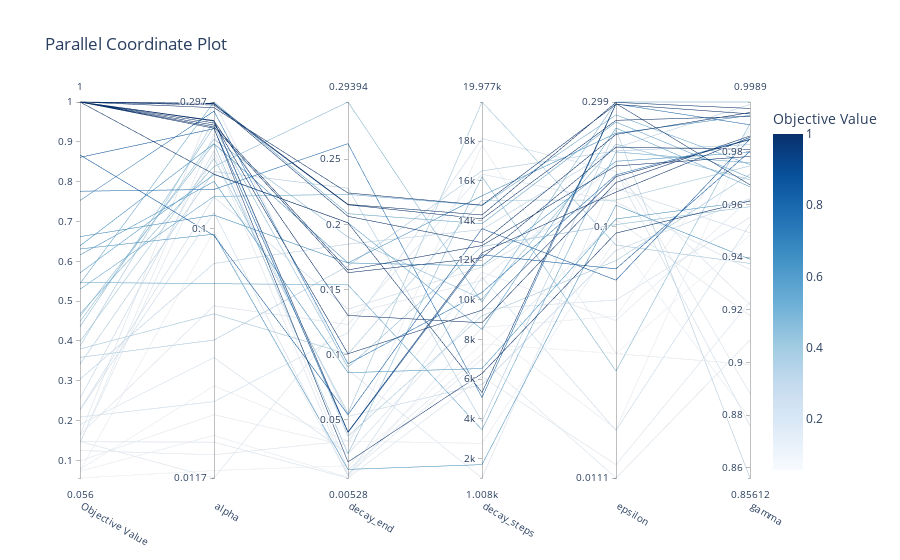

Source (notebook cell):
### Code cell
fig = optuna.visualization.plot_parallel_coordinate(study, params=["alpha", "gamma","epsilon",'decay_steps', 'decay_end'])
fig.show()
